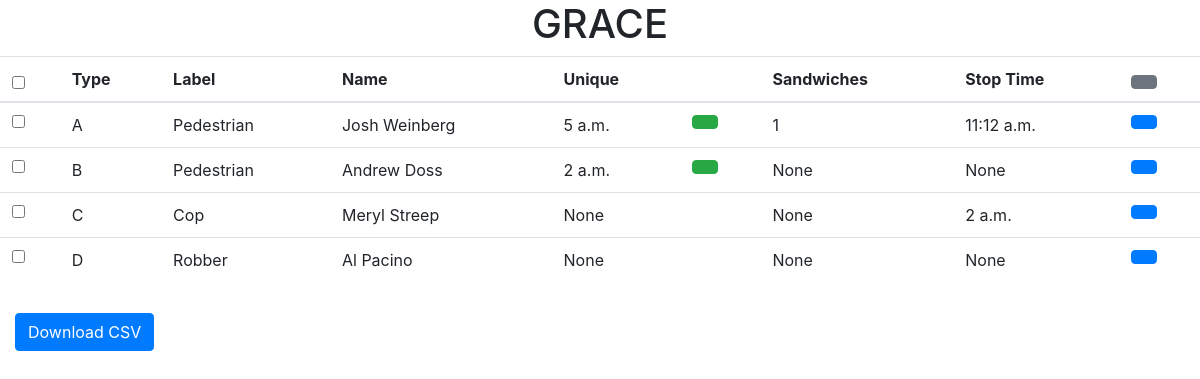
The app's page /, older data.
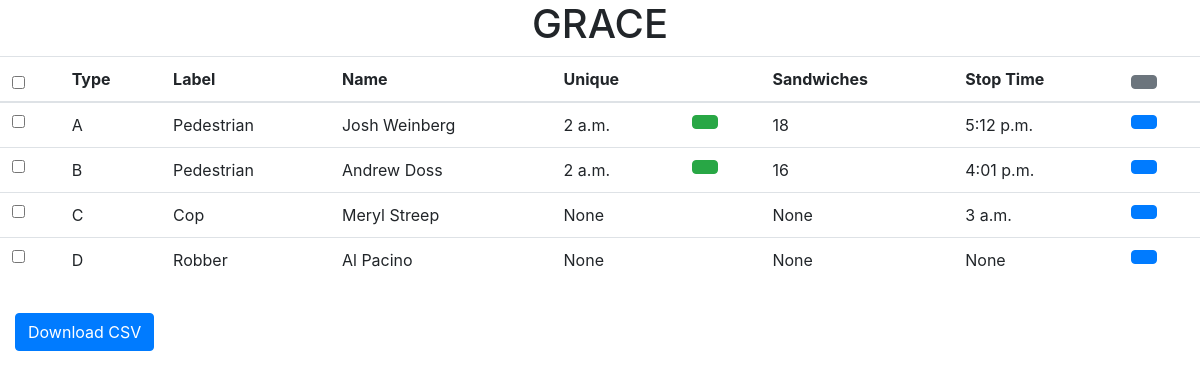
The same page, newer data.
### app/models.py (models this page shows, shortened)
class Person(models.Model):
    type_person = models.CharField(
        max_length=1,
        choices=(('A','A'),('B','B'),('C','C'),('D','D'))
        )
    name = models.CharField(max_length=50)
    label = models.CharField(max_length=30)
    eligible = models.BooleanField()
    unique_time = models.TimeField(blank=True, null=True)
    sandwiches = models.PositiveSmallIntegerField(null=True)
    stop_time = models.TimeField(blank=True, null=True)
    def setUp(self):
        if self.eligible == False:
            self.unique_time == None
            self.sandwiches == None
        self.calculateSandwiches()
    def calculateSandwiches(self):
        if self.eligible == False or self.stop_time == None:
            self.sandwiches = None
        else:
            unique = self.unique_time.hour*60*60*1000 + self.unique_time.minute*60*1000 + self.unique_time.second*1000 + self.unique_time.microsecond*1000
            stop = self.stop_time.hour*60*60*1000 + self.stop_time.minute*60*1000 + self.stop_time.second*1000 + self.stop_time.microsecond*1000
            milli_diff = (stop - unique)
            sandwich_num = max(0, (milli_diff - ((60*6 + 12)*60*1000))/(1000*60*30))
            self.sandwiches = math.ceil(sandwich_num)

### app/views.py (the view, shortened to what this page needs)
# urls.py: url(r'^$', MainPageView.as_view()),
class MainPageView(TemplateView):
    template_name = "home.html"
    template2 = "test.html"
    form = TimeForm
    persons = Person.objects.all()
    persons_filter = Person.objects.all().distinct()
    def get(self, request, *args, **kwargs):
        persons = self.persons
        persons_filter = self.persons_filter
        form = self.form()
        for person in persons:
            Person.setUp(person)
        return render(request, self.template_name, {'persons': persons, 'persons_filter': persons_filter, 'form': form})

### app/forms.py
class TimeForm(forms.Form):
    time = forms.TimeField(label='')

### app/templates/home.html (shortened to what this page needs)
<html>
  <head>
    {% load static %}
    <link rel="stylesheet" href="{% static 'css/style.css' %}">
    <link rel="stylesheet" href="https://maxcdn.bootstrapcdn.com/bootstrap/4.0.0/css/bootstrap.min.css">
  </head>
  <body>
    <h1><center>GRACE</center></h1>
    <table class='table' id='table1'>
      <thead>
        <tr>
           <th>
             <input type='checkbox' id='checkbox_select_all' onclick='selectAll()'></input>
           </th>
           <th>Type  </th>
           <th>Label </th>
           <th>Name   </th>
           <th>Unique </th>
           <th></th>
           <th>Sandwiches </th>
           <th>Stop Time  </th>
           <th><button class='btn btn-secondary' onclick='showFilter()'></button></th>
        </tr>
      </thead>
      <tbody>
        {% if persons %}
          {% for person in persons %}
            <tr>
              <td> <input type='checkbox' class='checkbox'></input></td>
              <td class='row_type_person_{{ person.type_person }}'>{{ person.type_person }}</td>
              <td class='row_label_{{ person.label }}'>{{ person.label }}</td>
              <td class='row_name_{{ person.name }}'>{{ person.name }}</td>
              <td class='row_unique_time_{{ person.unique_time }}'>{{ person.unique_time }}</td>
              <td>
                {% if person.eligible %}
                  <button class='btn btn-success' id='button_unique{{person.id}}' onclick="openModal('unique',{{person.id}})"></button>
                {% endif %}
              </td>
              <td class='row_sandwiches_{{ person.sandwiches }}'>{{ person.sandwiches }}</td>
              <td class='row_stop_time_{{ person.stop_time }}'>{{ person.stop_time }}</td>
              <td><button class='btn btn-primary' id='button_stop{{person.id}}' onclick="openModal('stop',{{person.id}})"></button>
            </tr>
          {% endfor %}
      </tbody>
      </table>
      <a id="download_button" class="btn btn-primary" role="button" href = "{% url 'download' %}">Download CSV</a>
        {% else %}
      <h1><center>There are no records in the system></center></h1>
    {% endif %}
  </body>
</html>

### app/static/css/style.css (style rules this page uses)
#download_button { margin: 15px; }

Row changes from the older to the newer data that the page shows:
changed Person "Josh Weinberg": unique_time "5 a.m." → "2 a.m."; sandwiches "1" → "18"; stop_time "11:12 a.m." → "5:12 p.m."
changed Person "Andrew Doss": sandwiches "None" → "16"; stop_time "None" → "4:01 p.m."
changed Person "Cop": stop_time "2 a.m." → "3 a.m."
